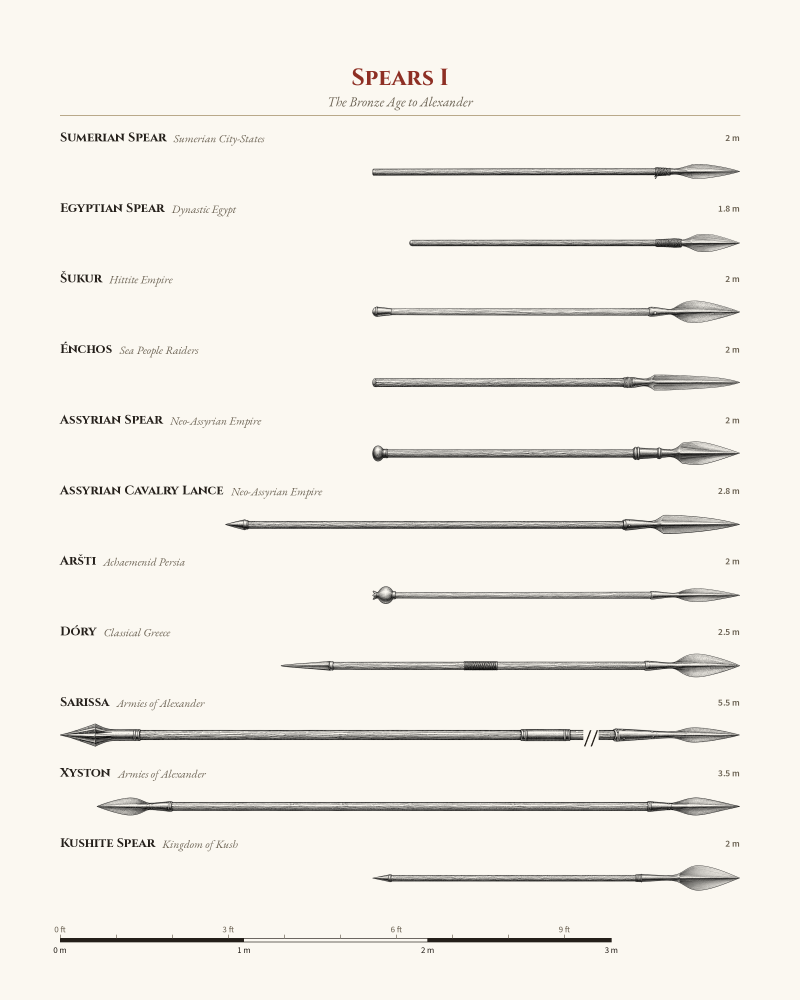
#> input picture art/spears/spears_spread_p1.png, 2400 x 3000 px, given in place of sumerian_spear.png, which was not available (shown at 1/3 size)
$ python build_spread.py
#> lines starting #> are read from the running program, lines starting #| are printed output that depends on the picture; after the words box and inside, x2 and y2 are one past the last pixel; in counts of white or black regions, pixels touching at a corner belong together
"""Compose the spear illustrations into a two-page rulebook spread (8x10 in pages, 300 dpi).

Every spear is scaled to its real length (same metres-per-inch on both pages); the sarissa,
too long for the page, is drawn with a break in its pole.
Run from the repo root:  python3 art/spears/build_spread.py
"""
import os
import numpy as np
from PIL import Image, ImageDraw, ImageFont, ImageChops

HERE = os.path.dirname(os.path.abspath(__file__))
FONTS = os.environ.get('SYRRHEXIS_FONTS', os.path.join(HERE, '..', '..', 'tools', 'fonts'))
DPI = 300
W, H = 8 * DPI, 10 * DPI
PAPER = (251, 248, 241)
INK = (36, 31, 26)
RED = (142, 47, 36)
MUTED = (107, 98, 83)
RULE = (185, 169, 138)
MX = int(0.6 * DPI)                      # side margin
USABLE = W - 2 * MX
LONGEST = 3.7                            # contus, the longest unbroken spear (m)
PX_PER_M = USABLE / LONGEST

# (file, name, army, length in metres, note)
PAGES = [
    ('Spears I', 'The Bronze Age to Alexander', [
        ('sumerian_spear', 'Sumerian Spear', 'Sumerian City-States', 2.0),
        ('egyptian_spear', 'Egyptian Spear', 'Dynastic Egypt', 1.8),
        ('sukur', 'Šukur', 'Hittite Empire', 2.0),
        ('enchos', 'Énchos', 'Sea People Raiders', 2.0),
        ('assyrian_spear', 'Assyrian Spear', 'Neo-Assyrian Empire', 2.0),
        ('assyrian_lance', 'Assyrian Cavalry Lance', 'Neo-Assyrian Empire', 2.8),
        ('arshti', 'Aršti', 'Achaemenid Persia', 2.0),
        ('dory', 'Dóry', 'Classical Greece', 2.5),
        ('sarissa', 'Sarissa', 'Armies of Alexander', 5.5),
        ('xyston', 'Xyston', 'Armies of Alexander', 3.5),
        ('kushite_spear', 'Kushite Spear', 'Kingdom of Kush', 2.0),
    ]),
    ('Spears II', 'From the Ganges to Tenochtitlan', [
        ('prasa', 'Prāsa', 'Mauryan Empire', 2.0),
        ('kunta', 'Kunta', 'Mauryan Empire', 3.0),
        ('mao', 'Máo', 'Qin China', 2.5),
        ('pi', 'Pī', 'Qin China', 3.5),
        ('libyan_spear', 'Libyan Spear', 'Hannibal’s Forces', 2.2),
        ('celtic_spear', 'Celtic Spear', 'European Barbarians', 2.2),
        ('framea', 'Framea', 'European Barbarians', 2.0),
        ('hasta', 'Hasta', 'Imperial Rome', 2.0),
        ('contus', 'Contus', 'Cataphracts', 3.7),
        ('tepoztopilli', 'Tepoztōpīlli', 'Aztec Empire', 2.0),
    ]),
]


def font(name, size):
    return ImageFont.truetype(os.path.join(FONTS, name + '.ttf'), size)


F_TITLE = font('Cinzel-700', 70)
F_SUB = font('EBGaramond-Italic-400', 40)
F_NAME = font('Cinzel-700', 38)
F_ARMY = font('EBGaramond-Italic-400', 34)
#> in build, `page = Image.new('RGB', (W, H), PAPER)`:
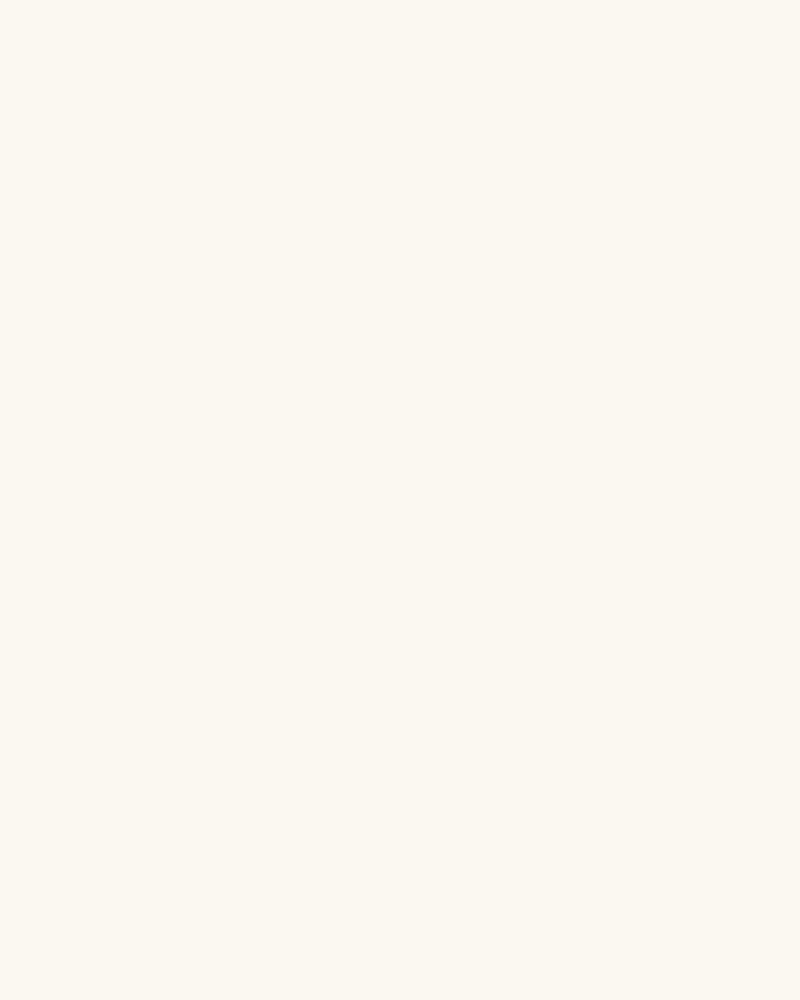
#> page: PIL image 2400x3000 RGB (shown at 1/3 size); mean R, G, B 251, 248, 241
#> in build, `tw = d.textlength(title, font=F_TITLE)`: tw = 283
#> in build, `sw = d.textlength(sub, font=F_SUB)`: sw = 583.6
#> in build, `nw = d.textlength(name, font=F_NAME)`: nw = 304.8
F_LEN = font('SourceSans3-600', 28)
F_SCALE = font('SourceSans3-400', 26)


def load(fname):
    """Grayscale spear, cropped to the drawing, plus the row of its pole axis."""
    g = np.asarray(Image.open(os.path.join(HERE, fname + '.png')).convert('L')).astype(np.int16)
    dark = g < 225
    ys, xs = np.where(dark)
    x0, x1, y0, y1 = xs.min(), xs.max() + 1, ys.min(), ys.max() + 1
    g = g[y0:y1, x0:x1]
    # pole axis: the row with the most dark pixels across the whole length
    axis = int(np.argmax((g < 200).sum(axis=1)))
    # lift the slightly grey background to pure white so it multiplies cleanly onto paper
    g = np.clip((g - 0) * 255.0 / 240.0, 0, 255).astype(np.uint8)
    return Image.fromarray(g), axis


POLE_PX = 15                            # drawn pole thickness on the page, the same for every spear


def pole_thickness(img, axis):
    g = np.asarray(img)
    runs = []
    for x in range(int(img.width * 0.3), int(img.width * 0.6), 7):
        col = g[:, x] < 215
        if not col[axis]:
            continue
        a = b = axis
        while a > 0 and col[a - 1]:
            a -= 1
        while b < len(col) - 1 and col[b + 1]:
            b += 1
        runs.append(b - a + 1)
    return float(np.median(runs)) if runs else 20.0


def scaled(fname, metres, max_px):
    img, axis = load(fname)
    target = metres * PX_PER_M
    kx = target / img.width
    # scale height so every pole comes out equally thick, within limits so heads aren't distorted much
    ky = min(max(POLE_PX / pole_thickness(img, axis), kx * 0.6), kx * 1.15)
    img = img.resize((round(img.width * kx), max(1, round(img.height * ky))), Image.LANCZOS)
    axis = round(axis * ky)
    if img.width <= max_px:
        return img, axis, None
    # too long: cut a section out of the pole, keeping the butt end and the head
    gap = 46
    keep_right = int(img.width * 0.14)
    keep_left = max_px - keep_right - gap
    out = Image.new('L', (max_px, img.height), 255)
    out.paste(img.crop((0, 0, keep_left, img.height)), (0, 0))
    out.paste(img.crop((img.width - keep_right, 0, img.width, img.height)), (keep_left + gap, 0))
    return out, axis, keep_left + gap // 2


def multiply(page, gray, x, y):
    region = page.crop((x, y, x + gray.width, y + gray.height))
    rgb = Image.merge('RGB', [gray] * 3)
    page.paste(ImageChops.multiply(region, rgb), (x, y))


def scale_bar(d, x, y):
    m = 3
    d.rectangle((x, y, x + PX_PER_M * m, y + 12), outline=INK, width=2)
    for i in range(m):
        if i % 2 == 0:
            d.rectangle((x + PX_PER_M * i, y, x + PX_PER_M * (i + 1), y + 12), fill=INK)
    for i in range(m + 1):
        t = f'{i} m'
        w = d.textlength(t, font=F_SCALE)
        d.text((x + PX_PER_M * i - w / 2, y + 18), t, font=F_SCALE, fill=INK)
    ft = 0.3048
    for i in range(0, 10):
        xx = x + PX_PER_M * ft * i
        d.line((xx, y - 10, xx, y), fill=MUTED, width=2)
    for i in (0, 3, 6, 9):
        t = f'{i} ft'
        d.text((x + PX_PER_M * ft * i - d.textlength(t, font=F_SCALE) / 2, y - 44), t, font=F_SCALE, fill=MUTED)


def build(title, sub, rows, left_page):
    page = Image.new('RGB', (W, H), PAPER)
    d = ImageDraw.Draw(page)
    top = int(0.62 * DPI)
    tw = d.textlength(title, font=F_TITLE)
    d.text(((W - tw) / 2, top), title, font=F_TITLE, fill=RED)
    sw = d.textlength(sub, font=F_SUB)
    d.text(((W - sw) / 2, top + 92), sub, font=F_SUB, fill=MUTED)
    d.line((MX, top + 160, W - MX, top + 160), fill=RULE, width=3)

    y0, y1 = top + 200, H - int(0.95 * DPI)
    step = (y1 - y0) / len(rows)
    for i, (fname, name, army, metres) in enumerate(rows):
        ry = y0 + step * i
        d.text((MX, ry), name, font=F_NAME, fill=INK)
        nw = d.textlength(name, font=F_NAME)
        d.text((MX + nw + 22, ry + 6), army, font=F_ARMY, fill=MUTED)
        lt = f'{metres:g} m'
        d.text((W - MX - d.textlength(lt, font=F_LEN), ry + 8), lt, font=F_LEN, fill=MUTED)
        img, axis, brk = scaled(fname, metres, USABLE)
#> in load, `dark = g < 225`:
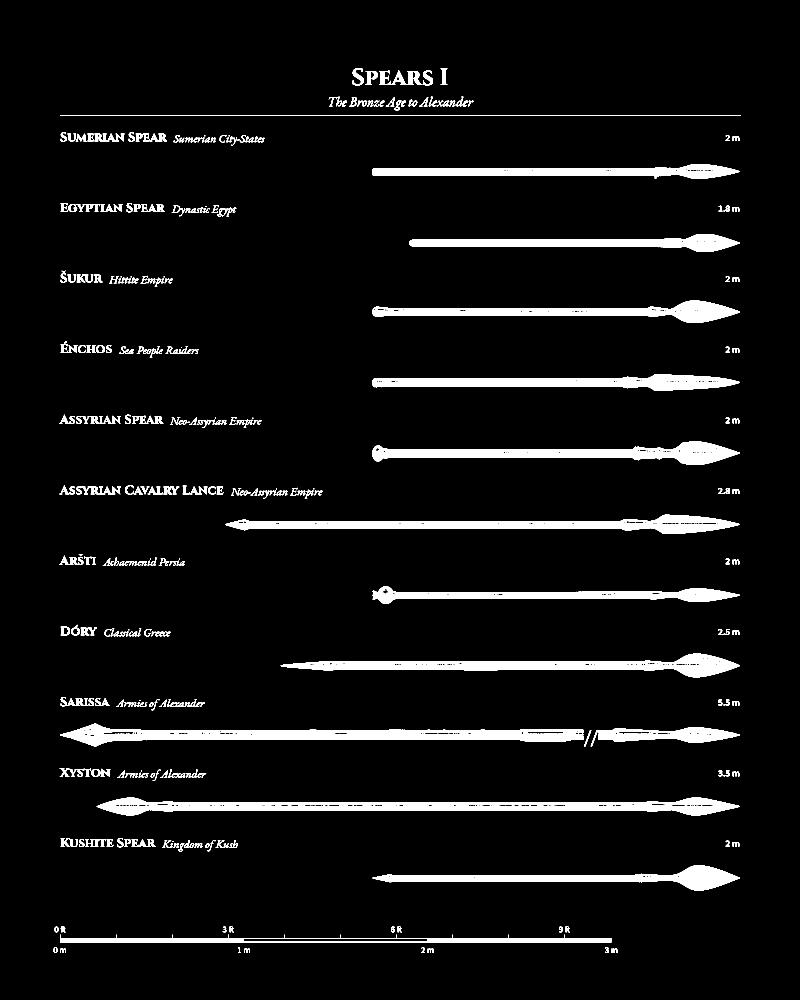
#> dark: shape (3000, 2400) bool (shown at 1/3 size); 6% white; 473 white regions (145 under 20 px), largest, box (x1, y1, x2, y2) and area: (290, 2392, 2220, 2447) 48034, (180, 2170, 1750, 2240) 44172, (676, 1544, 2220, 1602) 36936
#> in load, `x0, x1, y0, y1 = xs.min(), xs.max() + 1, ys.min(), ys.max() + 1`: x0 = 161; x1 = 2221; y0 = 205; y1 = 2859
#> in load, `g = g[y0:y1, x0:x1]`:
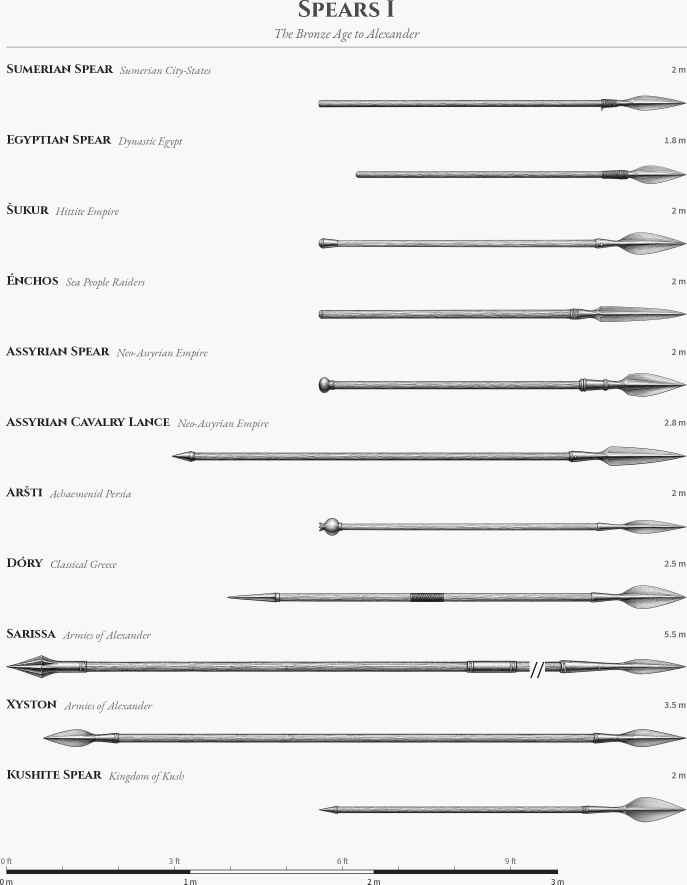
#> g: shape (2654, 2060) int16 (shown at 1/3 size); min 0, max 248, mean 237.8
#> in load, `axis = int(np.argmax((g < 200).sum(axis=1)))`: axis = 140
#> after the loop in pole_thickness, `for x in range(int(img.width * 0.3), int(img.width * 0.6), 7):`: runs = 89 values from 3 to 3
#> in scaled, `ky = min(max(POLE_PX / pole_thickness(img, axis), kx * 0.6), kx * 1.15)`: ky = 0.616
#> in scaled, `img = img.resize((round(img.width * kx), max(1, round(img.height * ky)..`:
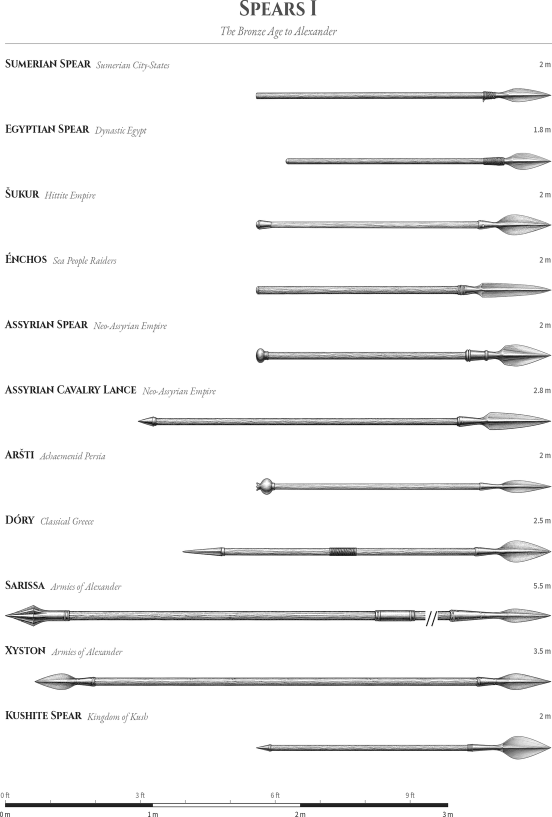
#> img: PIL image 1103x1634 L (shown at 1/2 size); min 0, max 255, mean 244.7
#> in scaled, `axis = round(axis * ky)`: axis = 86
        cy = int(ry + 58 + (step - 58) / 2)
        x = W - MX - img.width          # all tips aligned on the right margin
        multiply(page, img, x, cy - axis)
#> in multiply, `region = page.crop((x, y, x + gray.width, y + gray.height))`:
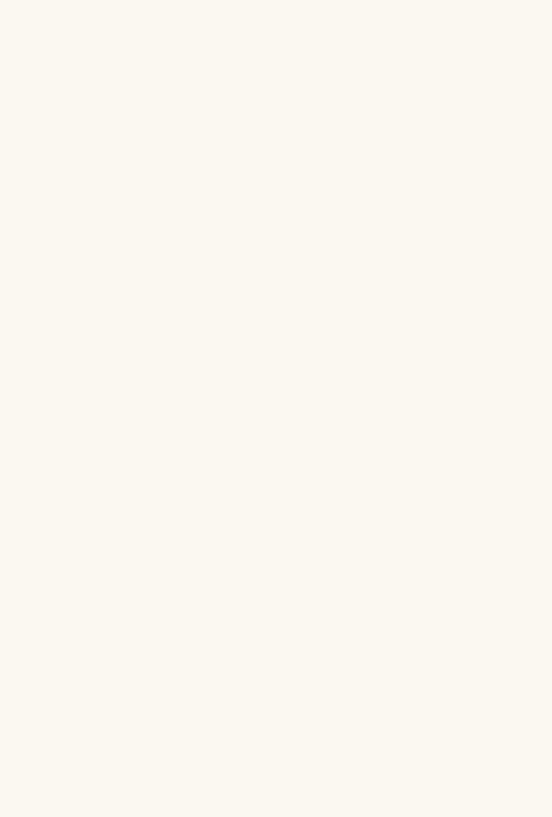
#> region: PIL image 1103x1634 RGB (shown at 1/2 size); mean R, G, B 251, 248, 241
#> in multiply, `page.paste(ImageChops.multiply(region, rgb), (x, y))`:
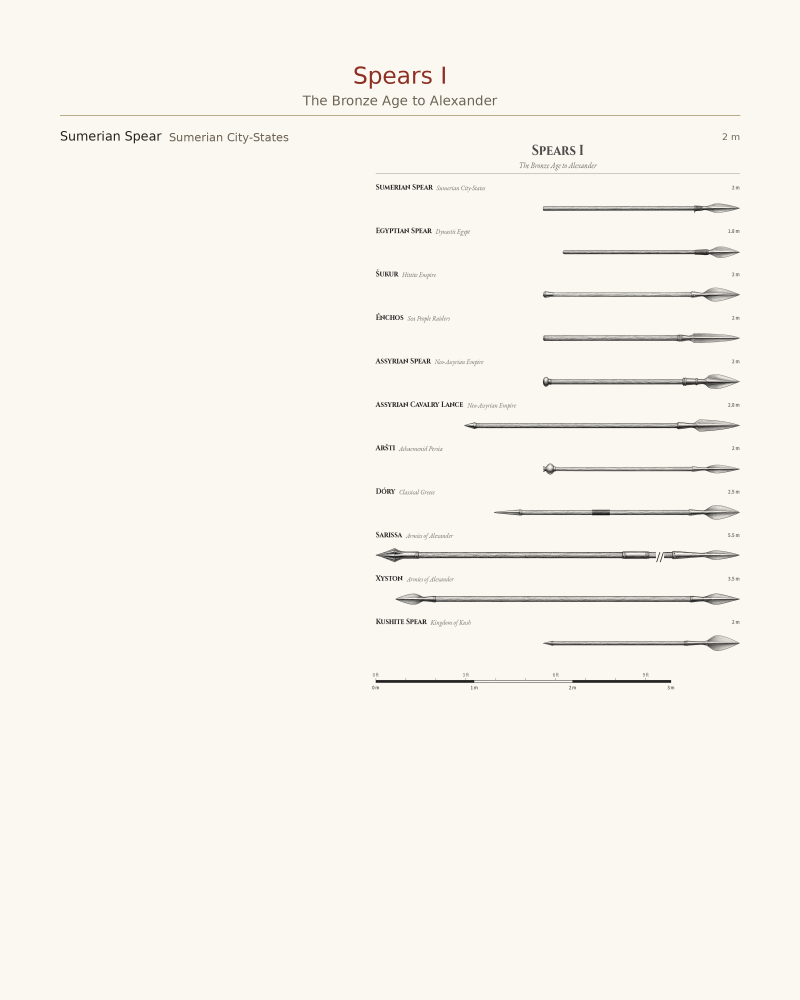
#> page: PIL image 2400x3000 RGB (shown at 1/3 size); mean R, G, B 248.1, 245.1, 238.1
        if brk is not None:
            bx = x + brk
            for dx in (-10, 10):
                d.line((bx + dx - 9, cy + 24, bx + dx + 9, cy - 24), fill=INK, width=4)
#> pass 2 of the loop in build, `for i, (fname, name, army, metres) in enumerate(rows):`:
#> nw = 290.2
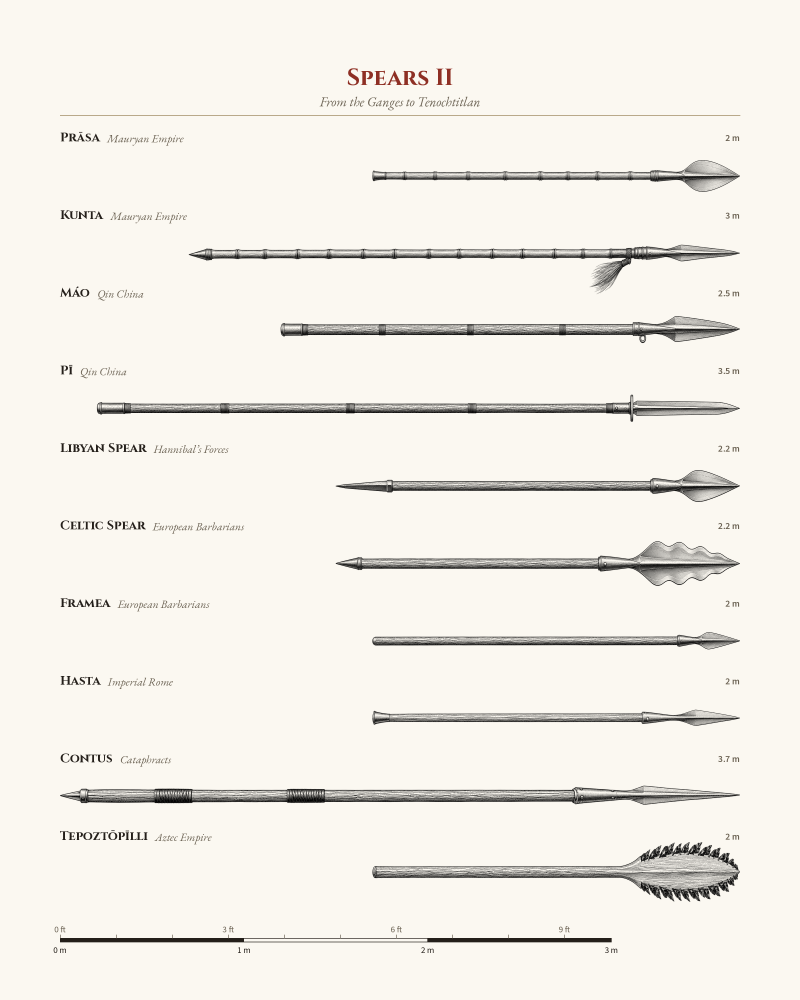
#> input picture art/spears/spears_spread_p2.png, 2400 x 3000 px, given in place of egyptian_spear.png, which was not available (shown at 1/3 size)
#> in load (call 2), `dark = g < 225`:
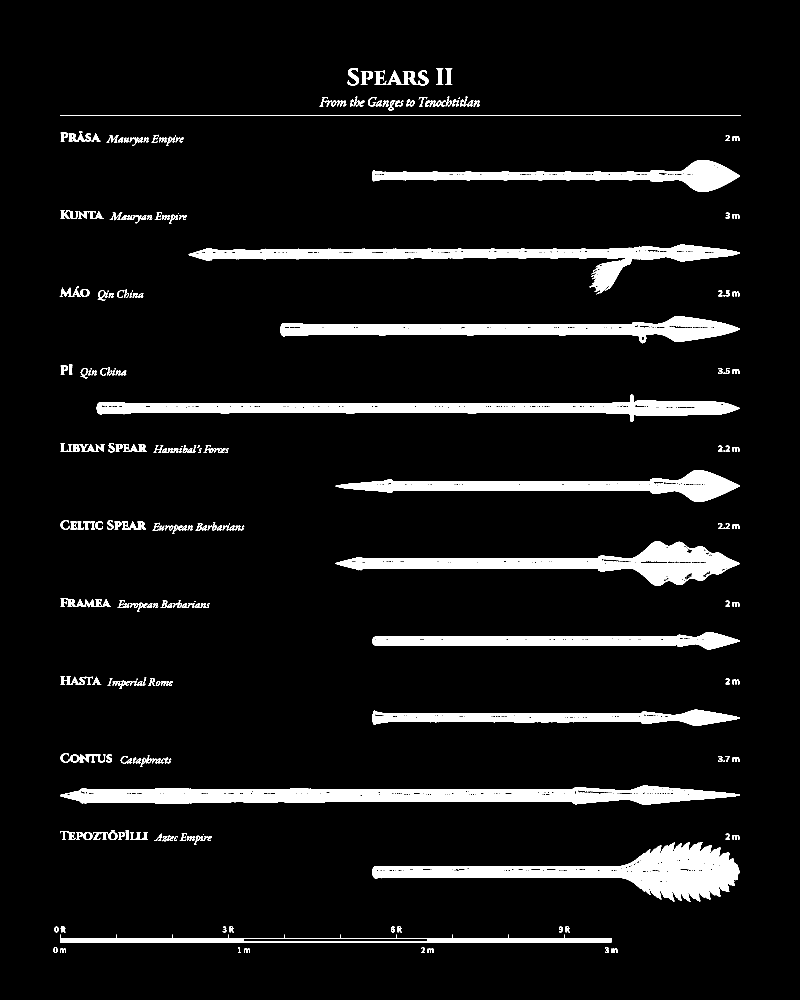
#> dark: shape (3000, 2400) bool (shown at 1/3 size); 7% white; 563 white regions (291 under 20 px), largest, box (x1, y1, x2, y2) and area: (180, 2357, 2220, 2415) 66166, (1117, 2526, 2220, 2706) 57531, (290, 1184, 2220, 1266) 52279
#> img: PIL image 992x1470 L
#> in build, `img, axis, brk = scaled(fname, metres, USABLE)`: axis = 78
#> region: PIL image 992x1470 RGB
#> rgb: PIL image 992x1470 RGB
#> in multiply (call 2), `page.paste(ImageChops.multiply(region, rgb), (x, y))`:
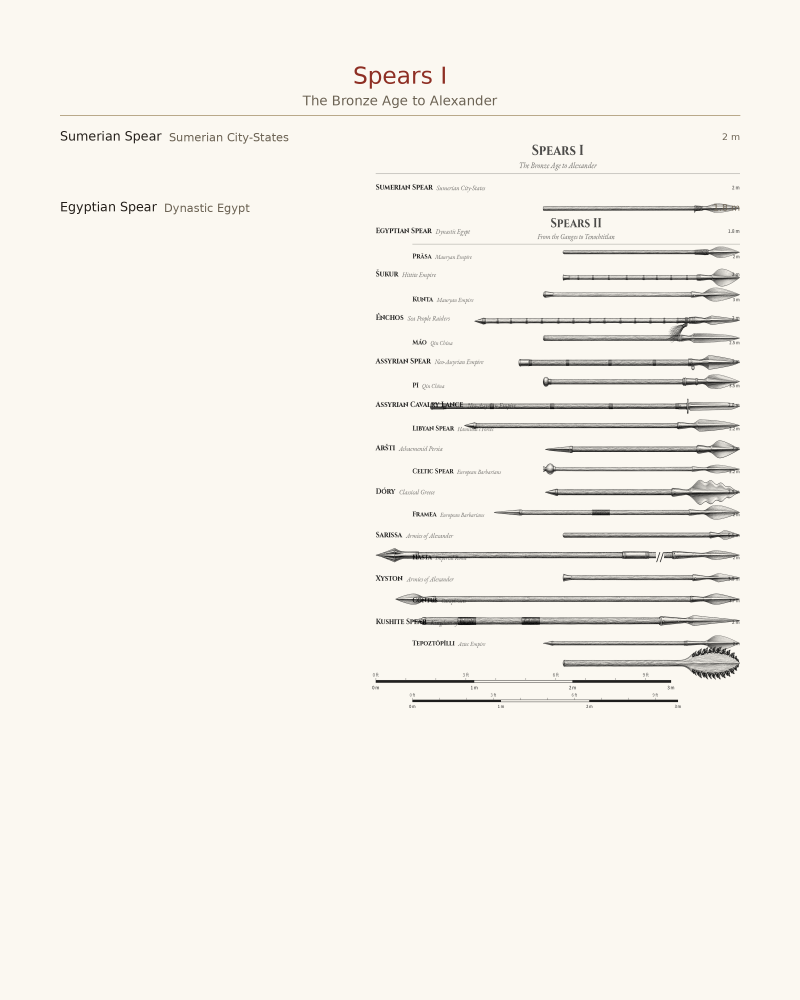
#> page: PIL image 2400x3000 RGB (shown at 1/3 size); mean R, G, B 245.6, 242.5, 235.6
    scale_bar(d, MX, H - int(0.62 * DPI))
    return page


def main():
    pages = [build(t, s, r, i == 0) for i, (t, s, r) in enumerate(PAGES)]
    for i, p in enumerate(pages, 1):
        p.save(os.path.join(HERE, f'spears_spread_p{i}.png'), dpi=(DPI, DPI))
    spread = Image.new('RGB', (W * 2, H), PAPER)
    spread.paste(pages[0], (0, 0))
    spread.paste(pages[1], (W, 0))
    ImageDraw.Draw(spread).line((W, 0, W, H), fill=RULE, width=2)
    spread.save(os.path.join(HERE, 'spears_spread.png'), dpi=(DPI, DPI))
    pages[0].save(os.path.join(HERE, 'spears_spread.pdf'), save_all=True, append_images=pages[1:], resolution=DPI)


if __name__ == '__main__':
#> (the run stopped early here; a loop or call above may not have finished)
